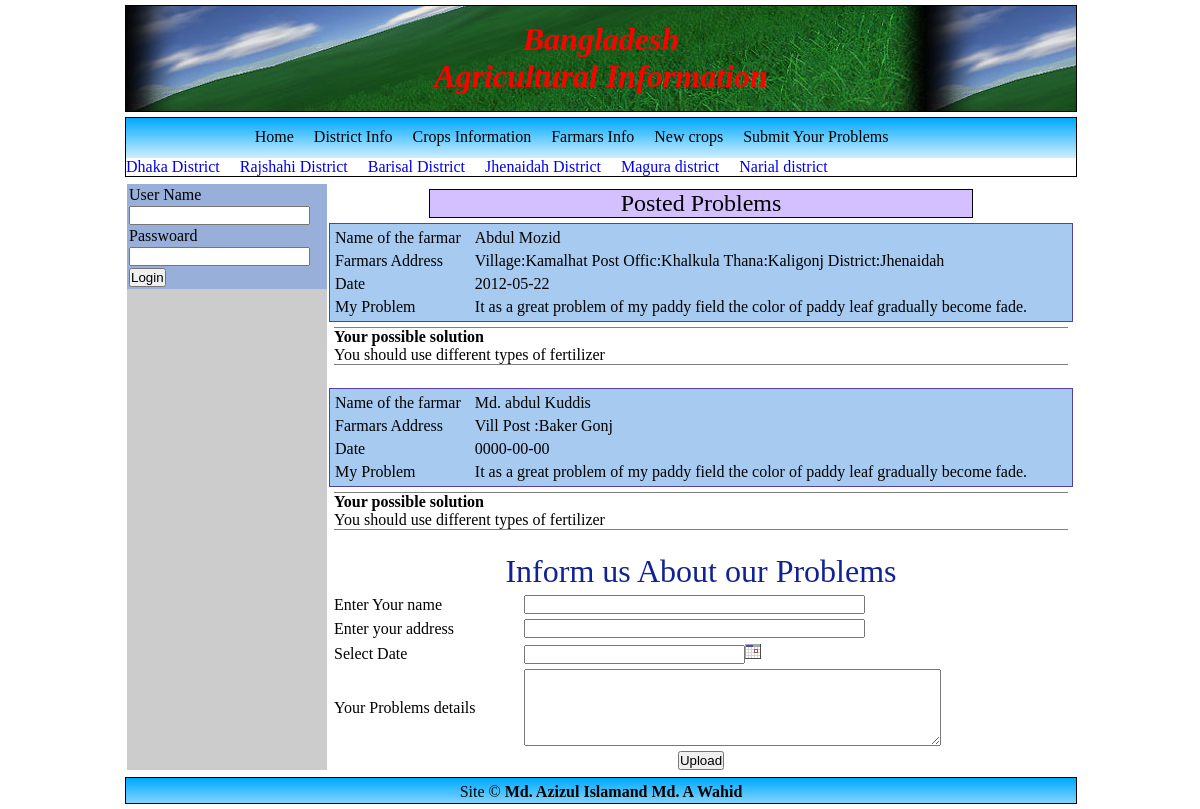
Screenshot of /FarmarsProblems.php with the database file from the repository.
### tables this page shows
CREATE TABLE `districtinfo` (
  `id` int(5) NOT NULL auto_increment,
  `districtName` varchar(20) NOT NULL,
  `division` varchar(20) NOT NULL,
  `area` varchar(10) NOT NULL,
  `image` varchar(30) default NULL,
  PRIMARY KEY  (`id`)
);

CREATE TABLE `problems` (
  `id` int(11) NOT NULL auto_increment,
  `name` varchar(40) NOT NULL,
  `address` text NOT NULL,
  `date` varchar(15) NOT NULL,
  `problem` text NOT NULL,
  `solution` text,
  PRIMARY KEY  (`id`)
);

### FarmarsProblems.php (the view, shortened to what this page needs)
<?php
include("includes/header.php");
?>
</td>
<td  height="365" background="images/untitled.JPG" valign="top">
<div class="comment">Posted Problems</div>
<?php
$link=connect_db();
$sql="SELECT * FROM problems";
$result=mysql_query($sql,$link)or die("No database selected".mysql_query());
while($row=mysql_fetch_array($result))
{
echo"<table width='100%' class='problem'cellspacing='5'><tr><td>Name of the farmar</td><td>$row[name]</td></tr>";
echo"<tr><td>Farmars Address</td><td>$row[address]</td></tr>";
echo"<tr><td>Date</td><td>$row[date]</td></tr>";
echo"<tr><td>My Problem</td><td>$row[problem]</td></tr>";
echo"</table>";
echo"<div class='answer'> <b>Your possible solution</b><br>";
echo $row['solution'];
echo"</div>";
echo"<br>";
}
?>
<form action="FarmarsProblems.php" method="get">
<table width="100%" cellspacing="5"><caption><font size="+3" color="#112295">Inform us About our Problems</font></caption>
<tr><td>Enter Your name</td><td><input type="text" name="framarName" size="40"></td></tr>
<tr><td>Enter your address</td><td><input type="text" name="address" size="40"></td></tr>
<tr><td>Select Date</td><td><input id="demo1" type="text" size="25" name="date"><a href="javascript:NewCal('demo1','MMMddyyyy')"><img src="images/cal.gif" width="16" height="16" border="0" alt="Pick a date"></a></td></tr>
<tr><td>Your Problems details</td><td><textarea name="problem" cols="50" rows="5"></textarea></td></tr>
</table>
<center><input type="submit" value="Upload"></center></form>
<?php
include("includes/footer.php");
?>

### includes/header.php (shortened to what this page needs)
<html>
   <head>
   </head>
   <link rel="stylesheet" href="includes/styleshit.css" type="text/css">
 <body>
	<div id="page">
	   <div id="header">
		<h1><i>Bangladesh<br>Agricultural Information</i></h1>
	   </div>
	   <div id="horzmenu">
		<div style="width:75%;margin:auto;">
		<ul>
		   <li><a href="index.php">Home</a></li>
		   <li><a href="districtinfo.php">District Info</a></li>
		   <li><a href="cropsinfo.php">Crops Information</a></li>
		   <li><a href="farmarInfo.php">Farmars Info</a></li>
		   <li><a href="newcrops.php">New crops</a></li>
		   <li><a href="FarmarsProblems.php">Submit Your Problems</a></li>
		</ul>
		</div>
           </div>
	   <div id="text" style="width:100%;margin-bottom:5px;border:solid black thin;border-top:none; text-decoration:none;"><MARQUEE WIDTH=100% BEHAVIOR=SCROLL BGColor=lightblue loop="-1" onMouseUp="stop"><font color="#B50423">
	   <?php
		$link=connect_db();
		$sql="SELECT * FROM districtinfo";
		$result=mysql_query($sql,$link);
		while($row=mysql_fetch_array($result))
		{
		echo "<a style='text-decoration:none' href='DisplaydistrictInfo.php?district_id=$row[id]'>$row[districtName] &nbsp;&nbsp;&nbsp;&nbsp;</a>";
		}
		?>
	  </font> </MARQUEE></div>
 <table width="100%" height="365px" border="0"  cellpadding="5">
<tr><td width="200" height="365" bgcolor="#CCCCCC" valign="top" align="center">
<form action="login.php" method="post">
<table class="login"><tr><td>User Name</td></tr>
<tr><td><input type="text" name="userName"></td></tr>
<tr><td>Passwoard</td></tr><tr><td><input type="password" name="password"></td></tr>
<tr><td><input type="submit" value="Login"></td></tr>
</table>
</form>
<br>

### includes/footer.php
	   </td>
</tr>
</table>
	   <div id="footer">Site &copy;<strong> Md. Azizul Islamand Md. A Wahid</strong></div>
	</div>
   </body>
</html>

### includes/styleshit.css (style rules this page uses)
* { margin:0; padding:0; }
#page { width:950px; height: auto; margin:auto; }
#header { margin-top:5px; width:100%; height:90px; padding-top:15px; text-align:center; margin-bottom:5px; border: solid black thin; background-color:lightgreen; background-image: url(../images/header_bg.jpg); background-repeat:repeat; }
#header h1 { color:red; }
#horzmenu { width:100%; height:30px; padding-top:10px; text-align:center; border:solid black thin; background-color:skyblue; background-image: url("images/menu.png"); background-repeat:repeat; border-bottom:none; }
#footer { width:100%; height:20px; padding-top:5px; text-align:center; margin-top:5px; margin-bottom:5px; border:solid black thin; background-color:skyblue; background-image: url("images/menu.png"); background-repeat:repeat; }
#horzmenu ul li { list-style-type: none; float:left; margin-left:10px; margin-right:10px; text-decoration:none; }
#horzmenu ul li a { color:black; font-size:16px; text-decoration:none; }

### includes/header.php (style rules this page uses)
.login { background: #97AFD9; width:100%; }

### FarmarsProblems.php (style rules this page uses)
.problem { border:thin solid #553FAA; background:center; background:#A6CAF0; }
.comment { text-align:center; border: solid thin #000000; border-bottom-style:double; background:#D4BFFF; text-shadow:#008080; font-size: 24px; margin:5px; margin-left:100px; margin-right:100px; }
.answer { border:thin solid #808080; margin:5px; border-left:none; border-right:none; }

### rows the page displays
districtinfo: districtName "Dhaka District"
districtinfo: districtName "Rajshahi District"
districtinfo: districtName "Barisal District"
districtinfo: districtName "Jhenaidah District"
districtinfo: districtName "Magura district"
districtinfo: districtName "Narial district"
problems: name "Abdul Mozid", address "Village:Kamalhat Post Offic:Khalkula Thana:Kaligonj District:Jhenaidah", date "2012-05-22", problem "It as a great problem of my paddy field the color of paddy leaf gradually become fade.", solution "You should use different types of fertilizer"
problems: name "Md. abdul Kuddis", address "Vill Post :Baker Gonj", date "0000-00-00", problem "It as a great problem of my paddy field the color of paddy leaf gradually become fade.", solution "You should use different types of fertilizer"
